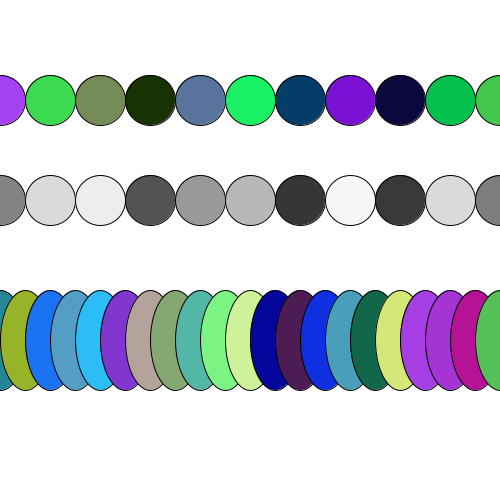
Frame 1 (no input)
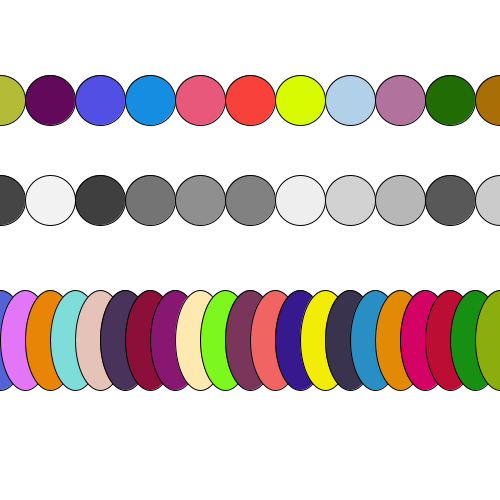
Frame 60 (the mouse pressed at the canvas centre just before this capture)
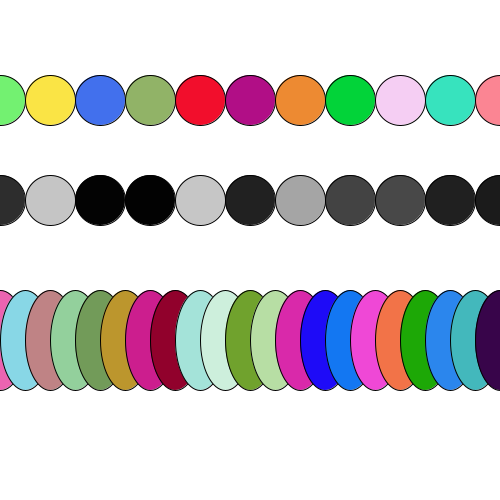
Frame 120 (the mouse held since frame 60 and released just before this capture)

The Processing sketch that drew these frames (run headless with seeded random() and noise(); from frame 60 on, the mouse is pressed at the canvas centre):

// Processing sketch: processing_156779
// ── processing_156779.pde

void setup() {
  size(500, 500);
}

void draw() {
  background(255);

for (int i=0; i <25; i++) {
  if(dist(mouseX, mouseY, i*50, 200) < 25) {
  fill(200);
  } else {
    fill(random(255), random(255), random(255));
  }
  ellipse(i*50, 100, 50, 50);
}

for (int i=0; i <25; i++) {
  if(dist(mouseX, mouseY, i*50, 200) < 25) {
  fill(200);
  } else {
    fill(random(255));
  }
  ellipse(i*50, 200, 50, 50);
}

for (int i=0; i <50; i++) {
  if(dist(mouseX, mouseY, i*25, 200) < 25) {
  fill(200);
  } else {
    fill(random(255), random(255), random(255));
  }
  ellipse(i*25, 340, 50, 100);
}



}
